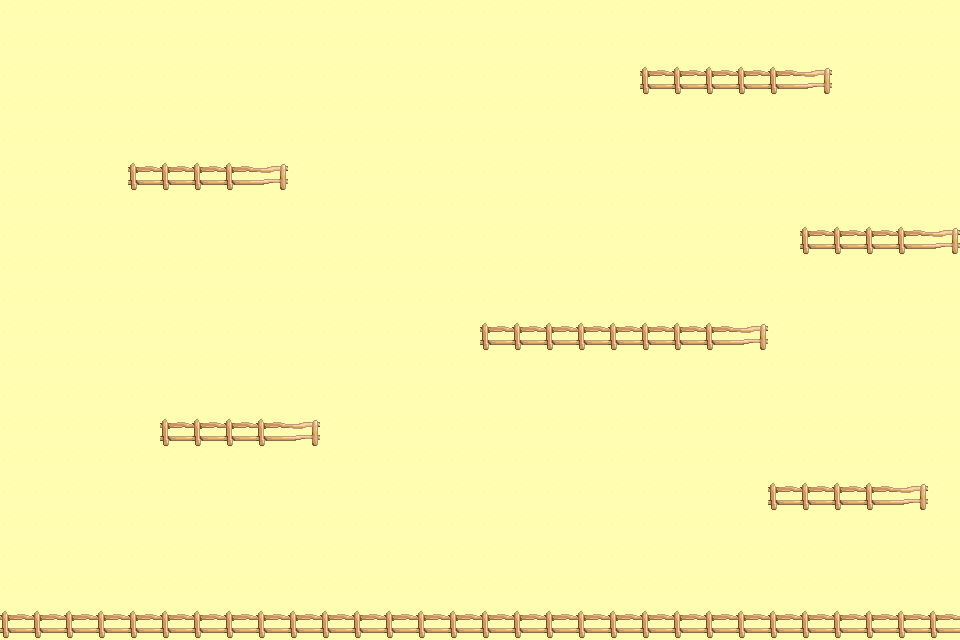

The image is a tile-based game level rendered from a .tmx file. Its description and complete source (layers, tilesets, objects, tile grids) follow:
An orthogonal 30x20 tile map with 32x32 px tiles, 2 tile layers (base, foreground).

<map version="1.0" orientation="orthogonal" renderorder="right-down" width="30" height="20" tilewidth="32" tileheight="32" nextobjectid="1">
 <tileset firstgid="1" name="landscape" tilewidth="32" tileheight="32" tilecount="100" columns="10">
  <image source="../images/landscape.png" width="320" height="320" />
 </tileset>
 <layer name="base" width="30" height="20">
  <data encoding="csv">
18,18,18,18,18,18,18,18,18,18,18,18,18,18,18,18,18,18,18,18,18,18,18,18,18,18,18,18,18,18,
18,18,18,18,18,18,18,18,18,18,18,18,18,18,18,18,18,18,18,18,18,18,18,18,18,18,18,18,18,18,
18,18,18,18,18,18,18,18,18,18,18,18,18,18,18,18,18,18,18,18,18,18,18,18,18,18,18,18,18,18,
18,18,18,18,18,18,18,18,18,18,18,18,18,18,18,18,18,18,18,18,18,18,18,18,18,18,18,18,18,18,
18,18,18,18,18,18,18,18,18,18,18,18,18,18,18,18,18,18,18,18,18,18,18,18,18,18,18,18,18,18,
18,18,18,18,18,18,18,18,18,18,18,18,18,18,18,18,18,18,18,18,18,18,18,18,18,18,18,18,18,18,
18,18,18,18,18,18,18,18,18,18,18,18,18,18,18,18,18,18,18,18,18,18,18,18,18,18,18,18,18,18,
18,18,18,18,18,18,18,18,18,18,18,18,18,18,18,18,18,18,18,18,18,18,18,18,18,18,18,18,18,18,
18,18,18,18,18,18,18,18,18,18,18,18,18,18,18,18,18,18,18,18,18,18,18,18,18,18,18,18,18,18,
18,18,18,18,18,18,18,18,18,18,18,18,18,18,18,18,18,18,18,18,18,18,18,18,18,18,18,18,18,18,
18,18,18,18,18,18,18,18,18,18,18,18,18,18,18,18,18,18,18,18,18,18,18,18,18,18,18,18,18,18,
18,18,18,18,18,18,18,18,18,18,18,18,18,18,18,18,18,18,18,18,18,18,18,18,18,18,18,18,18,18,
18,18,18,18,18,18,18,18,18,18,18,18,18,18,18,18,18,18,18,18,18,18,18,18,18,18,18,18,18,18,
18,18,18,18,18,18,18,18,18,18,18,18,18,18,18,18,18,18,18,18,18,18,18,18,18,18,18,18,18,18,
18,18,18,18,18,18,18,18,18,18,18,18,18,18,18,18,18,18,18,18,18,18,18,18,18,18,18,18,18,18,
18,18,18,18,18,18,18,18,18,18,18,18,18,18,18,18,18,18,18,18,18,18,18,18,18,18,18,18,18,18,
18,18,18,18,18,18,18,18,18,18,18,18,18,18,18,18,18,18,18,18,18,18,18,18,18,18,18,18,18,18,
18,18,18,18,18,18,18,18,18,18,18,18,18,18,18,18,18,18,18,18,18,18,18,18,18,18,18,18,18,18,
18,18,18,18,18,18,18,18,18,18,18,18,18,18,18,18,18,18,18,18,18,18,18,18,18,18,18,18,18,18,
18,18,18,18,18,18,18,18,18,18,18,18,18,18,18,18,18,18,18,18,18,18,18,18,18,18,18,18,18,18
</data>
 </layer>
 <layer name="foreground" width="30" height="20">
  <data encoding="csv">
0,0,0,0,0,0,0,0,0,0,0,0,0,0,0,0,0,0,0,0,0,0,0,0,0,0,0,0,0,0,
0,0,0,0,0,0,0,0,0,0,0,0,0,0,0,0,0,0,0,0,0,0,0,0,0,0,0,0,0,0,
0,0,0,0,0,0,0,0,0,0,0,0,0,0,0,0,0,0,0,0,34,34,34,34,34,35,0,0,0,0,
0,0,0,0,0,0,0,0,0,0,0,0,0,0,0,0,0,0,0,0,0,0,0,0,0,0,0,0,0,0,
0,0,0,0,0,0,0,0,0,0,0,0,0,0,0,0,0,0,0,0,0,0,0,0,0,0,0,0,0,0,
0,0,0,0,34,34,34,34,35,0,0,0,0,0,0,0,0,0,0,0,0,0,0,0,0,0,0,0,0,0,
0,0,0,0,0,0,0,0,0,0,0,0,0,0,0,0,0,0,0,0,0,0,0,0,0,0,0,0,0,0,
0,0,0,0,0,0,0,0,0,0,0,0,0,0,0,0,0,0,0,0,0,0,0,0,0,34,34,34,34,35,
0,0,0,0,0,0,0,0,0,0,0,0,0,0,0,0,0,0,0,0,0,0,0,0,0,0,0,0,0,0,
0,0,0,0,0,0,0,0,0,0,0,0,0,0,0,0,0,0,0,0,0,0,0,0,0,0,0,0,0,0,
0,0,0,0,0,0,0,0,0,0,0,0,0,0,0,34,34,34,34,34,34,34,34,35,0,0,0,0,0,0,
0,0,0,0,0,0,0,0,0,0,0,0,0,0,0,0,0,0,0,0,0,0,0,0,0,0,0,0,0,0,
0,0,0,0,0,0,0,0,0,0,0,0,0,0,0,0,0,0,0,0,0,0,0,0,0,0,0,0,0,0,
0,0,0,0,0,34,34,34,34,35,0,0,0,0,0,0,0,0,0,0,0,0,0,0,0,0,0,0,0,0,
0,0,0,0,0,0,0,0,0,0,0,0,0,0,0,0,0,0,0,0,0,0,0,0,0,0,0,0,0,0,
0,0,0,0,0,0,0,0,0,0,0,0,0,0,0,0,0,0,0,0,0,0,0,0,34,34,34,34,35,0,
0,0,0,0,0,0,0,0,0,0,0,0,0,0,0,0,0,0,0,0,0,0,0,0,0,0,0,0,0,0,
0,0,0,0,0,0,0,0,0,0,0,0,0,0,0,0,0,0,0,0,0,0,0,0,0,0,0,0,0,0,
0,0,0,0,0,0,0,0,0,0,0,0,0,0,0,0,0,0,0,0,0,0,0,0,0,0,0,0,0,0,
34,34,34,34,34,34,34,34,34,34,34,34,34,34,34,34,34,34,34,34,34,34,34,34,34,34,34,34,34,34
</data>
 </layer>
</map>
